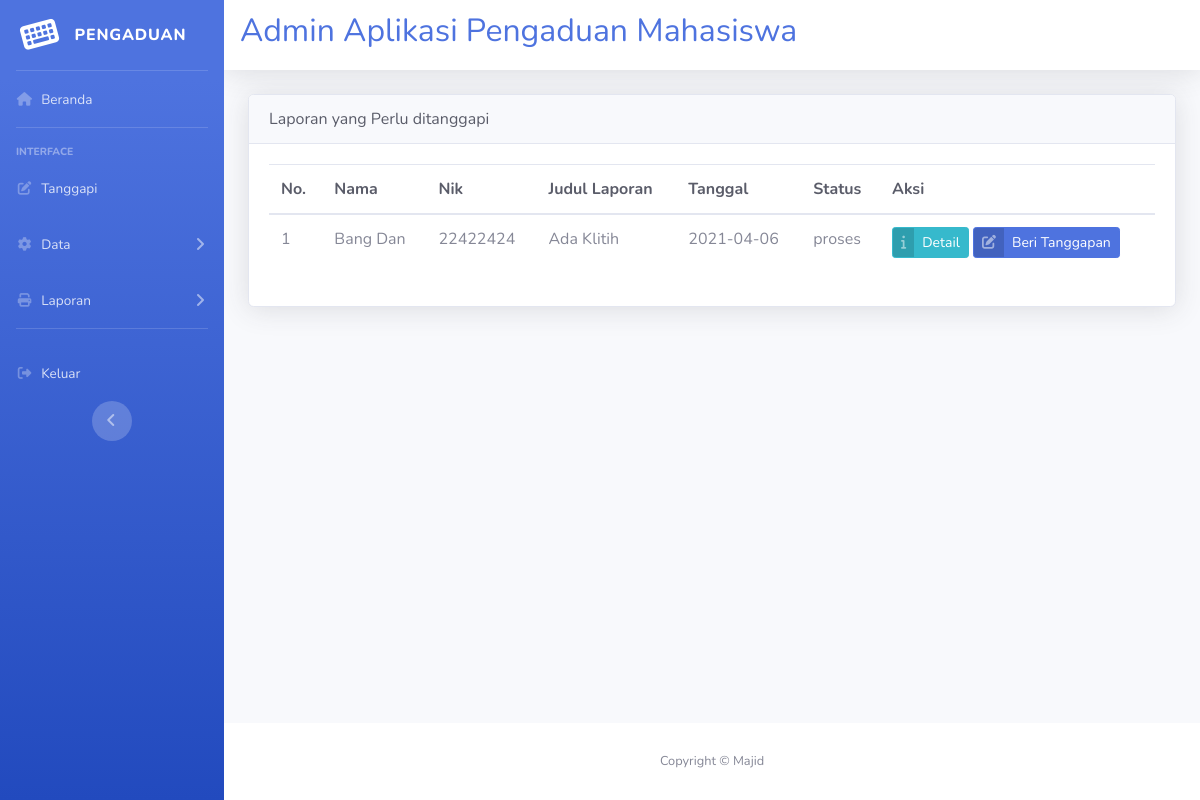
/admin/admin.php?url=lihat_laporan (signed in), run on the app's committed database.
### tables this page shows
CREATE TABLE `pengaduan` (
  `id_pengaduan` int(11) NOT NULL,
  `tgl_pengaduan` date NOT NULL,
  `nama` char(50) NOT NULL,
  `nik` char(50) NOT NULL,
  `judul_laporan` text NOT NULL,
  `isi_laporan` text NOT NULL,
  `foto` varchar(50) NOT NULL,
  `status` enum('0','proses','selesai','') NOT NULL
);

### admin/lihat_laporan.php (the view, shortened to what this page needs)
<!DOCTYPE html>
<html lang="en">
    <head>
        <link href="../vendor/fontawesome-free/css/all.min.css" rel="stylesheet" type="text/css">
        <link href="../css/sb-admin-2.min.css" rel="stylesheet">
    </head>
    <body id="page-top">
    <div class="card shadow">
        <div class="card-header text-dark">
            Laporan yang Perlu ditanggapi
        </div>
        <div class="card-body">
            <table class="table table-hover">
                <thead>
                    <tr>
                        <th class="text-dark">No.</th>
                        <th class="text-dark">Nama</th>
                        <th class="text-dark">Nik</th>
                        <th class="text-dark">Judul Laporan</th>
                        <th class="text-dark">Tanggal</th>
                        <th class="text-dark">Status</th>
                        <th class="text-dark">Aksi</th>
                    </tr>
                </thead>
                <tbody>
                    <?php
                    include "../koneksi.php";
                    $no = 1;
                    $query = mysqli_query($conn, "SELECT * FROM pengaduan WHERE status='proses'");
                    while ($d = mysqli_fetch_array($query)) {
                        ?>
                        <tr>
                            <td><?php echo $no++ ?></td>
                            <td><?php echo $d['nama']; ?></td>
                            <td><?php echo $d['nik']; ?></td>
                            <td><?php echo $d['judul_laporan']; ?></td>
                            <td><?php echo $d['tgl_pengaduan'];?></td>
                            <td><?php echo $d['status'];?></td>
                            <td>
                                <a href="?url=detail_pengaduan&id=<?php echo $d['id_pengaduan'];?>" class="btn btn-info btn-icon-split btn-sm">
                                    <span class="icon text-white-50">
                                        <i class="fas fa-info"></i>
                                    </span>
                                    <span class="text">Detail</span>
                                </a>
                                <a href="?url=tanggapan&id=<?php echo $d['id_pengaduan'];?>" class="btn btn-primary btn-icon-split btn-sm">
                                    <span class="icon text-white-50">
                                        <i class="fas fa-edit"></i>
                                    </span>
                                    <span class="text">Beri Tanggapan</span>
                                </a>
                            </td>
                        </tr>
                    <?php } ?>
                </tbody>
            </table>
        </div>
</div>
    </body>
</html>

### data on the page
pengaduan: nama "Bang Dan", nik "22422424", judul_laporan "Ada Klitih", tgl_pengaduan "2021-04-06", status "proses"
